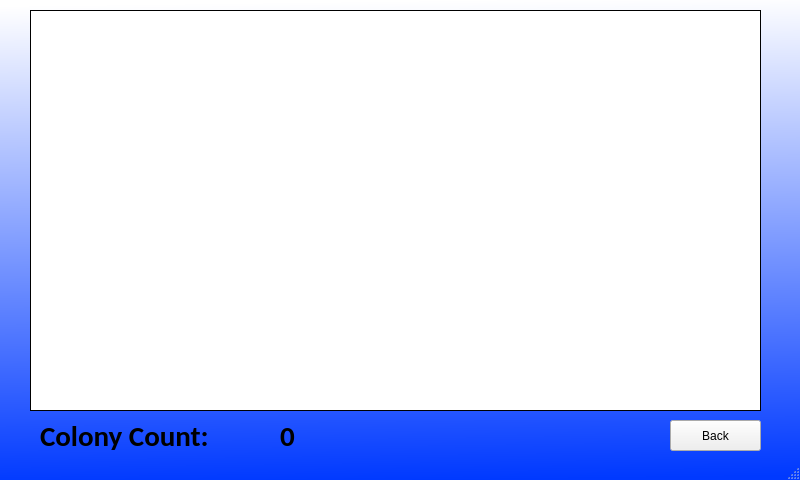
<?xml version="1.0" encoding="UTF-8"?>
<ui version="4.0">
 <class>MainWindow</class>
 <widget class="QMainWindow" name="MainWindow">
  <property name="geometry">
   <rect>
    <x>0</x>
    <y>0</y>
    <width>800</width>
    <height>480</height>
   </rect>
  </property>
  <property name="windowTitle">
   <string>MainWindow</string>
  </property>
  <property name="styleSheet">
   <string notr="true">#MainWindow
{
background-color: qlineargradient(spread:pad, x1:0.5285, y1:1, x2:0.505, y2:0, stop:0 rgba(0, 57, 255, 255), stop:1 rgba(255, 255, 255, 255));
}</string>
  </property>
  <widget class="QWidget" name="centralwidget">
   <widget class="QLabel" name="imageLabel">
    <property name="geometry">
     <rect>
      <x>30</x>
      <y>10</y>
      <width>731</width>
      <height>401</height>
     </rect>
    </property>
    <property name="styleSheet">
     <string notr="true">background-color: rgb(255, 255, 255);</string>
    </property>
    <property name="frameShape">
     <enum>QFrame::Box</enum>
    </property>
    <property name="text">
     <string/>
    </property>
   </widget>
   <widget class="QPushButton" name="backButton">
    <property name="geometry">
     <rect>
      <x>670</x>
      <y>420</y>
      <width>91</width>
      <height>31</height>
     </rect>
    </property>
    <property name="text">
     <string>Back</string>
    </property>
   </widget>
   <widget class="QLabel" name="label_2">
    <property name="geometry">
     <rect>
      <x>40</x>
      <y>420</y>
      <width>231</width>
      <height>31</height>
     </rect>
    </property>
    <property name="font">
     <font>
      <family>Calibri</family>
      <pointsize>22</pointsize>
      <weight>75</weight>
      <bold>true</bold>
     </font>
    </property>
    <property name="text">
     <string>Colony Count:</string>
    </property>
   </widget>
   <widget class="QLabel" name="colonyCountText">
    <property name="geometry">
     <rect>
      <x>280</x>
      <y>420</y>
      <width>111</width>
      <height>31</height>
     </rect>
    </property>
    <property name="font">
     <font>
      <family>Calibri</family>
      <pointsize>22</pointsize>
      <weight>75</weight>
      <bold>true</bold>
     </font>
    </property>
    <property name="text">
     <string>0</string>
    </property>
   </widget>
  </widget>
  <widget class="QMenuBar" name="menubar">
   <property name="geometry">
    <rect>
     <x>0</x>
     <y>0</y>
     <width>800</width>
     <height>21</height>
    </rect>
   </property>
  </widget>
  <widget class="QStatusBar" name="statusbar"/>
 </widget>
 <resources/>
 <connections/>
</ui>
